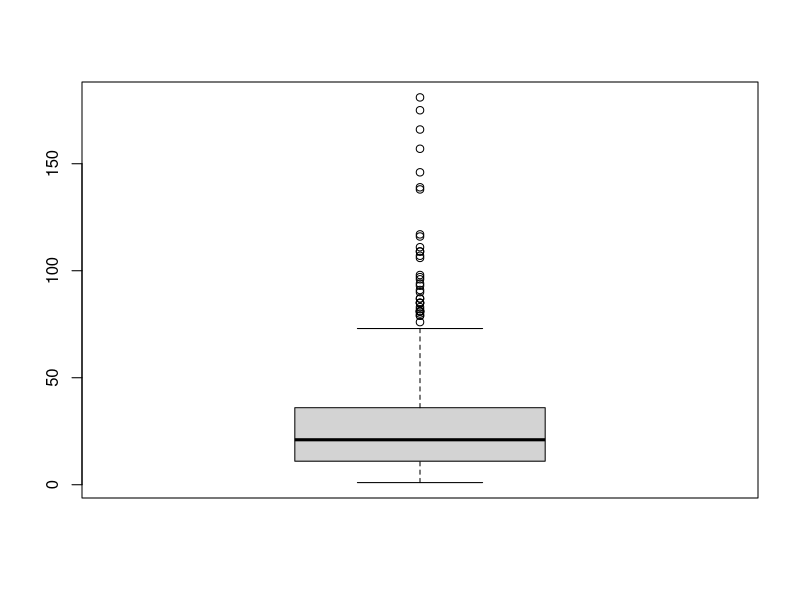

Write the R code that produced this figure.
##################################################
## Project: Undergraduate Biostatistics 
## Script purpose: R practice
## Author: Ege Ulgen
##################################################

# read data ---------------------------------------------------------------
setwd("/Users/egeulgen/Documents/Teaching/MED131_21_22")

aids_df <- read.delim("data/aids_dataset.txt", sep = " ")

# print first 6 rows (default)
head(aids_df)

# print first 2 rows
head(aids_df, n = 2)

# print last 6 rows
tail(aids_df)

table(aids_df$treatment)
table(aids_df$gender)

# mean/median/mode --------------------------------------------------------

# mean of age
mean(aids_df$age)

# mean of CD4 count at week 1
mean(aids_df$cd4_1)

# median of CD4 count at week 2
median(aids_df$cd4_2)

# mode of CD4 count at week 1
tbl <- table(aids_df$cd4_1)
sort(tbl, decreasing = TRUE)


# percentiles -------------------------------------------------------------

# 10th, 25th, 33rd and 78th percentiles of age
quantile(aids_df$age, probs = c(0.1, 0.25, 0.33, 0.78))


# spread ------------------------------------------------------------------
# range of CD4 counts at week 1
max(aids_df$cd4_1) - min(aids_df$cd4_1)

### IQR of CD4 counts at week 1
IQR(aids_df$cd4_1)

# Variance of CD4 counts at week 1
var(aids_df$cd4_1)

# Std. deviation of CD4 counts at week 1
sd(aids_df$cd4_1)


# outliers ----------------------------------------------------------------
### Outliers for CD4 counts at weeek 1
boxplot(aids_df$cd4_1)

Q1 <- quantile(aids_df$cd4_1, 0.25)
Q3 <- quantile(aids_df$cd4_1, 0.75)

IQR_val <- IQR(aids_df$cd4_1)

UL <- Q3 + 1.5 * IQR_val
LL <- Q1 - 1.5 * IQR_val

aids_df$cd4_1[aids_df$cd4_1 > UL]
aids_df$cd4_1[aids_df$cd4_1 < LL]
aids_df$cd4_1[aids_df$cd4_1 > UL | aids_df$cd4_1 < LL]

# summary -----------------------------------------------------------------
summary(aids_df$cd4_1)

summary(aids_df)
